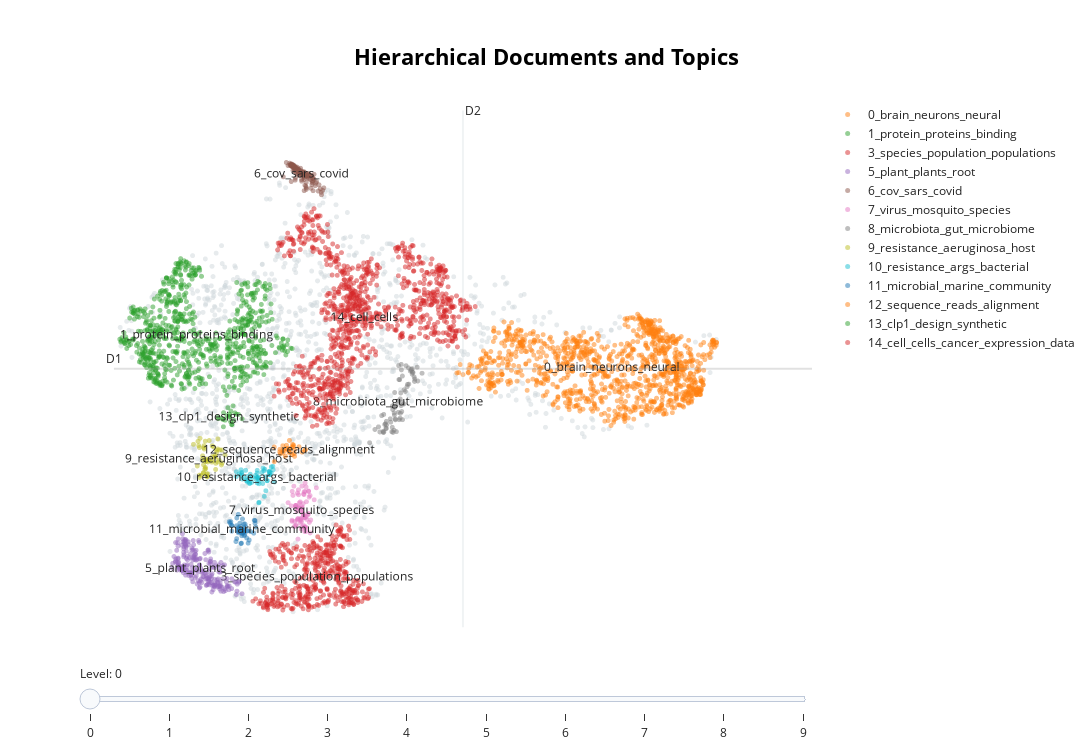

Notebook code cell kept with this figure:
### Code cell
hierarchical_topics = topic_model.hierarchical_topics(docs)
topic_model.visualize_hierarchical_documents(docs, hierarchical_topics, reduced_embeddings=reduced_embeddings)
